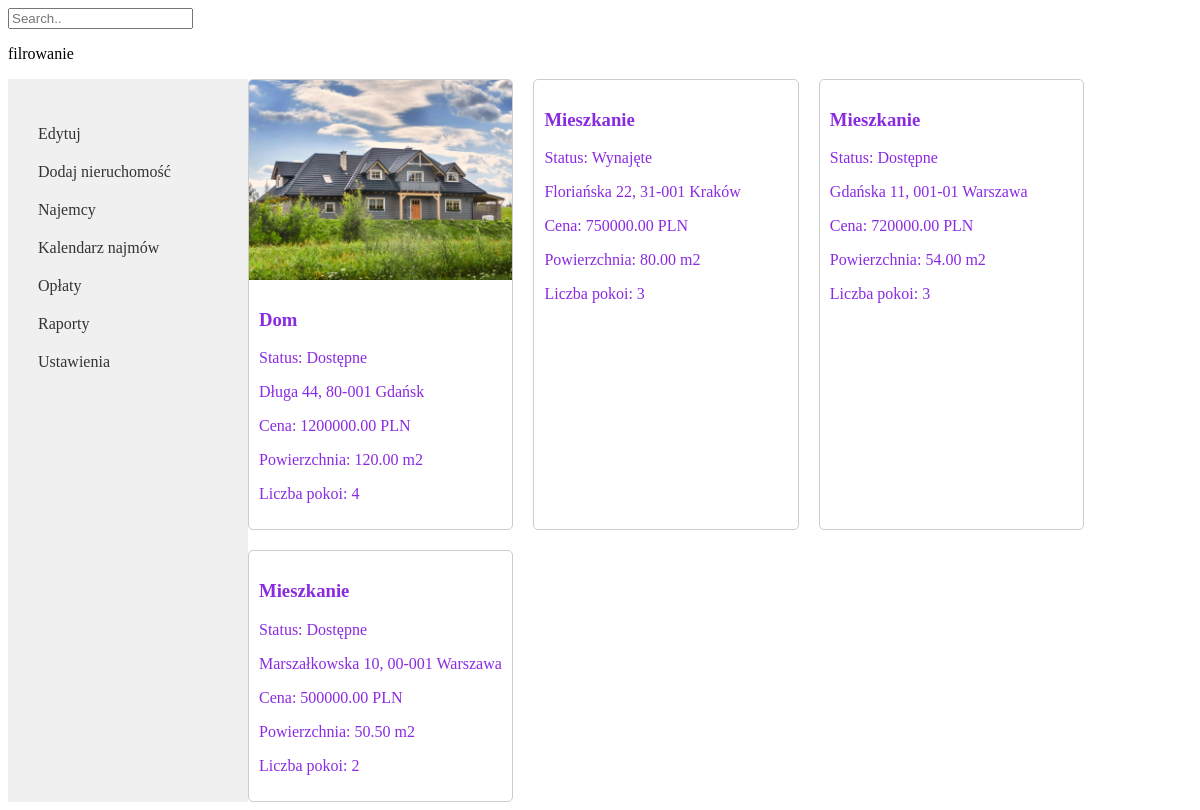
The page / on the database its author committed.
### listings/models.py (models this page shows, shortened)
class Nieruchomosc(models.Model):
    ID_nieruchomosci = models.AutoField(primary_key=True)
    ID_adresu = models.ForeignKey(Adres, on_delete=models.CASCADE, db_column='ID_adresu')
    Powierzchnia = models.DecimalField(max_digits=10, decimal_places=2)
    Liczba_pokoi = models.IntegerField()
    Cena = models.DecimalField(max_digits=10, decimal_places=2)
    Status = models.CharField(max_length=50)
    Typ_nieruchomosci = models.CharField(max_length=50)
    Opis = models.TextField(blank=True)  # Opcjonalne
    class Meta:
        db_table='Nieruchomosci'

class Zdjecie(models.Model):
    ID_zdjecia = models.AutoField(primary_key=True)
    Obraz = models.ImageField(upload_to='zdjecia_nieruchomosci')  # Przechowuje ścieżkę do pliku
    ID_nieruchomosci = models.ForeignKey(Nieruchomosc, on_delete=models.CASCADE , db_column='ID_nieruchomosci')  # Relacja z Nieruchomosc
    class Meta:
        db_table='Zdjecia'

### listings/views.py (the view)
# urls.py: path('', views.lista_nieruchomosci, name='lista_nieruchomosci'),
def lista_nieruchomosci(request):
    nieruchomosci = Nieruchomosc.objects.select_related('ID_adresu').prefetch_related('zdjecie_set').order_by('-Cena')  # Pobierz wszystkie nieruchomości, sortuj wg ceny
    kontekst = {'nieruchomosci': nieruchomosci}
    return render(request, 'lista_nieruchomosci.html', kontekst)  # Wyświetl listę

### listings/models.py (called while the page is built)
    def __str__(self):
        return f"{self.Ulica} {self.Numer_domu}, {self.Kod_pocztowy} {self.Miasto}"

### templates/lista_nieruchomosci.html (shortened to what this page needs)
<html>
<head>
{% load static %}
<link rel="stylesheet" type="text/css" href="{% static 'style.css' %}">
</head>
<body>
<div class="topnav">
  <input type="text" placeholder="Search..">
    <p> filrowanie</p>
</div>
<div class="container">
        <div class="sidebar">
            <ul>
                <li><a href="{% url 'edytuj_nieruchomosc' %}">Edytuj</a></li>
                <li><a href="{% url 'dodaj_nieruchomosc' %}">Dodaj nieruchomość</a></li>
                <li><a href="{% url 'lista_najemcow' %}">Najemcy</a></li>
                <li><a href="{% url 'kalendarz_najmow' %}">Kalendarz najmów</a></li>
                <li><a href="{% url 'lista_oplat' %}">Opłaty</a></li>
                <li><a href="{% url 'raporty' %}">Raporty</a></li>
                <li><a href="{% url 'ustawienia' %}">Ustawienia</a></li>
            </ul>
        </div>
<div class="nieruchomosci-lista">
    {% for nieruchomosc in nieruchomosci %}
        <div class="nieruchomosc">
            {% if nieruchomosc.zdjecie_set.all %}
                {% with zdjecie=nieruchomosc.zdjecie_set.first %}
                    <img src="{{ zdjecie.Obraz.url }}" alt="{{ nieruchomosc.Typ_nieruchomosci }}">
                {% endwith %}
            {% endif %}
            <div class="nieruchomosc-info">
                <h3>{{ nieruchomosc.Typ_nieruchomosci }}</h3>
                <p>Status: {{ nieruchomosc.Status }}</p>
                <p>{{ nieruchomosc.ID_adresu }}</p>
                <p>Cena: {{ nieruchomosc.Cena }} PLN</p>
                <p>Powierzchnia: {{ nieruchomosc.Powierzchnia }} m2</p>
                <p>Liczba pokoi: {{ nieruchomosc.Liczba_pokoi }}</p>
            </div>
        </div>
    {% endfor %}
</div>
</div>
</body>
</html>

### listings/static/style.css (style rules this page uses)
.nieruchomosci-lista { display: grid; grid-template-columns: repeat(3, 1fr); gap: 20px; }
.nieruchomosc { border: 1px solid #ccc; border-radius: 5px; overflow: hidden; }
.nieruchomosc img { width: 100%; height: 200px; object-fit: cover; }
.nieruchomosc-info { padding: 10px; color: blueviolet; }
.container { display: flex; }
.sidebar { width: 200px; background-color: #f0f0f0; padding: 20px; }
.sidebar ul { list-style: none; padding: 0; }
.sidebar li a { display: block; padding: 10px; text-decoration: none; color: #333; }

### rows shown on the page
Nieruchomosc: zdjecie_set.first.Obraz (picture), Typ_nieruchomosci "Dom", Status "Dostępne", ID_adresu "Długa 44, 80-001 Gdańsk", Cena "1200000.00", Powierzchnia "120.00", Liczba_pokoi "4"
Nieruchomosc: Typ_nieruchomosci "Mieszkanie", Status "Wynajęte", ID_adresu "Floriańska 22, 31-001 Kraków", Cena "750000.00", Powierzchnia "80.00", Liczba_pokoi "3"
Nieruchomosc: Typ_nieruchomosci "Mieszkanie", Status "Dostępne", ID_adresu "Gdańska 11, 001-01 Warszawa", Cena "720000.00", Powierzchnia "54.00", Liczba_pokoi "3"
Nieruchomosc: Typ_nieruchomosci "Mieszkanie", Status "Dostępne", ID_adresu "Marszałkowska 10, 00-001 Warszawa", Cena "500000.00", Powierzchnia "50.50", Liczba_pokoi "2"
